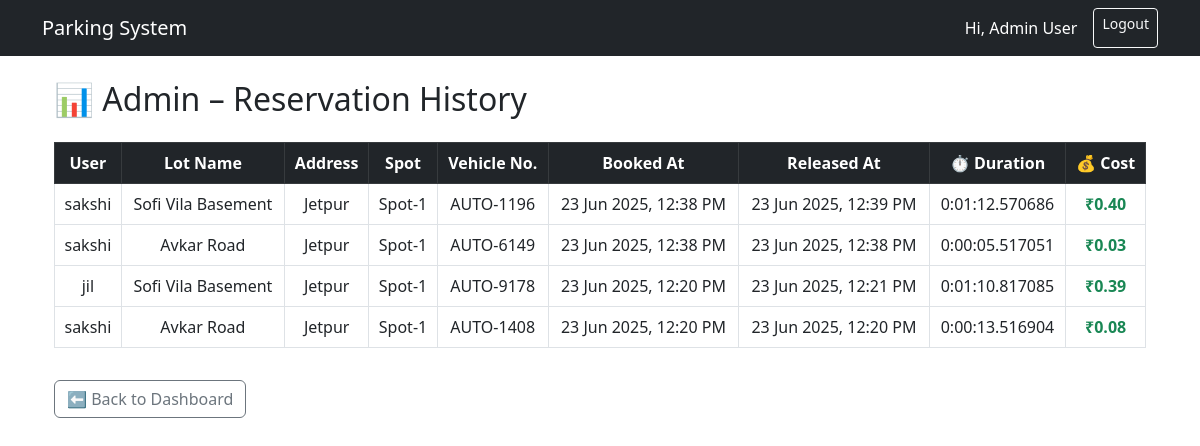
Screenshot of /admin/reservations (signed in) with the database file from the repository.
### tables this page shows
CREATE TABLE parking_history (
            id INTEGER PRIMARY KEY AUTOINCREMENT,
            user_id INTEGER NOT NULL,
            spot_id INTEGER NOT NULL,
            lot_id INTEGER NOT NULL,
            vehicle_number TEXT NOT NULL,
            entry_time TEXT NOT NULL,
            exit_time TEXT, cost REAL,
            FOREIGN KEY(user_id) REFERENCES users(id),
            FOREIGN KEY(spot_id) REFERENCES parking_spots(id),
            FOREIGN KEY(lot_id) REFERENCES parking_lots(id)
        );

CREATE TABLE users (
            id INTEGER PRIMARY KEY AUTOINCREMENT,
            email TEXT UNIQUE NOT NULL,
            password TEXT NOT NULL,
            full_name TEXT NOT NULL,
            address TEXT,
            pin_code TEXT,
            role TEXT DEFAULT 'user'
        );

CREATE TABLE parking_lots (
            id INTEGER PRIMARY KEY AUTOINCREMENT,
            name TEXT NOT NULL,
            address TEXT NOT NULL,
            pin_code TEXT,
            total_spots INTEGER NOT NULL,
            available_spots INTEGER NOT NULL
        , price_per_hour REAL DEFAULT 20.0);

CREATE TABLE parking_spots (
            id INTEGER PRIMARY KEY AUTOINCREMENT,
            lot_id INTEGER NOT NULL,
            spot_number TEXT NOT NULL,
            is_occupied INTEGER DEFAULT 0,
            current_user_id INTEGER,
            FOREIGN KEY(lot_id) REFERENCES parking_lots(id),
            FOREIGN KEY(current_user_id) REFERENCES users(id)
        );

### app.py (the view)
@app.route('/admin/reservations')
def admin_reservations():
    if session.get('role') != 'admin':
        return redirect(url_for('login'))
    conn = get_db_connection()
    history = conn.execute('''
        SELECT
            l.name AS lot_name,
            l.address AS lot_address,
            s.spot_number,
            h.vehicle_number,
            h.entry_time,
            h.exit_time,
            h.cost,
            u.full_name AS user_name
        FROM parking_history h
        JOIN parking_spots s ON h.spot_id = s.id
        JOIN parking_lots l ON h.lot_id = l.id
        JOIN users u ON h.user_id = u.id
        ORDER BY h.entry_time DESC
    ''').fetchall()
    conn.close()
    converted_history = []
    for row in history:
        row_dict = dict(row)
        entry = row_dict['entry_time']
        exit = row_dict['exit_time']
        if entry and exit:
            duration = datetime.fromisoformat(exit) - datetime.fromisoformat(entry)
            row_dict['duration'] = str(duration)
        else:
            row_dict['duration'] = None
        converted_history.append(row_dict)
    return render_template('admin_reservations.html', history=converted_history)

### app.py (called while the page is built)
def get_db_connection():
    conn = sqlite3.connect(DATABASE)
    conn.row_factory = sqlite3.Row
    return conn

@app.template_filter('format_datetime')
def format_datetime(value):
    if not value:
        return ""
    try:
        dt = datetime.fromisoformat(value)
        return dt.strftime("%d %b %Y, %I:%M %p")
    except:
        return value

### templates/admin_reservations.html (shortened to what this page needs)
{% extends "base.html" %}
{% block content %}
<div class="container">
  <h2 class="mb-4">📊 Admin – Reservation History</h2>
  <div class="table-responsive">
    <table class="table table-bordered table-hover align-middle">
      <thead class="table-dark text-center">
        <tr>
          <th>User</th>
          <th>Lot Name</th>
          <th>Address</th>
          <th>Spot</th>
          <th>Vehicle No.</th>
          <th>Booked At</th>
          <th>Released At</th>
          <th>⏱️ Duration</th>
          <th>💰 Cost</th>
        </tr>
      </thead>
      <tbody>
        {% for entry in history %}
        <tr class="text-center">
          <td>{{ entry.user_name }}</td>
          <td>{{ entry.lot_name }}</td>
          <td>{{ entry.lot_address }}</td>
          <td>{{ entry.spot_number }}</td>
          <td>{{ entry.vehicle_number }}</td>
          <td>{{ entry.entry_time | format_datetime }}</td>
          <td>
            {% if entry.exit_time %}
              {{ entry.exit_time | format_datetime }}
            {% else %}
              <span class="text-warning">⏳ In Use</span>
            {% endif %}
          </td>
          <td>
            {% if entry.duration %}
              {{ entry.duration }}
            {% else %}
              <span class="text-warning">In Progress</span>
            {% endif %}
          </td>
          <td>
            {% if entry.cost %}
              <span class="text-success fw-bold">₹{{ "%.2f"|format(entry.cost) }}</span>
            {% else %}
              <span class="text-muted">Pending</span>
            {% endif %}
          </td>
        </tr>
        {% endfor %}
      </tbody>
    </table>
  </div>
  <a href="{{ url_for('admin_dashboard') }}" class="btn btn-outline-secondary mt-3">⬅ Back to Dashboard</a>
</div>
{% endblock %}

### rows the page displays
parking_history: user_name "sakshi", lot_name "Sofi Vila Basement", lot_address "Jetpur", spot_number "Spot-1", vehicle_number "AUTO-1196", entry_time "23 Jun 2025, 12:38 PM", exit_time "23 Jun 2025, 12:39 PM", duration "0:01:12.570686", cost "0.40"
parking_history: user_name "sakshi", lot_name "Avkar Road", lot_address "Jetpur", spot_number "Spot-1", vehicle_number "AUTO-6149", entry_time "23 Jun 2025, 12:38 PM", exit_time "23 Jun 2025, 12:38 PM", duration "0:00:05.517051", cost "0.03"
parking_history: user_name "jil", lot_name "Sofi Vila Basement", lot_address "Jetpur", spot_number "Spot-1", vehicle_number "AUTO-9178", entry_time "23 Jun 2025, 12:20 PM", exit_time "23 Jun 2025, 12:21 PM", duration "0:01:10.817085", cost "0.39"
parking_history: user_name "sakshi", lot_name "Avkar Road", lot_address "Jetpur", spot_number "Spot-1", vehicle_number "AUTO-1408", entry_time "23 Jun 2025, 12:20 PM", exit_time "23 Jun 2025, 12:20 PM", duration "0:00:13.516904", cost "0.08"

### other values shown
{{ session.full_name }} "Admin User"
